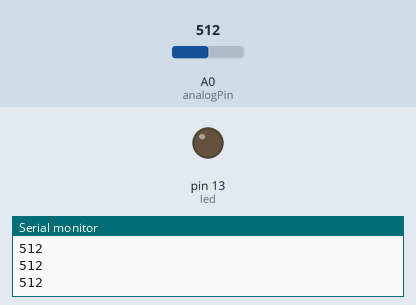
This sketch was run on a simulated Arduino Uno, built with avr-gcc and run on an emulated ATmega328P. On the bench: output pins drawn as LEDs (lit = HIGH), the last lines printed to the serial monitor. The inputs (shaded band) are chosen by the test bench; at power-on: A0 (analogPin) = 512.

Above: at 1.2 s.
1.3 s: A0 (analogPin) set to 481
At 2.3 s:
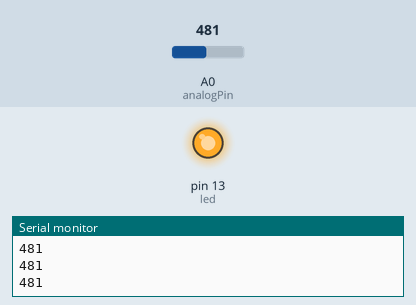
2.8 s: A0 (analogPin) set to 510
At 3.7 s:
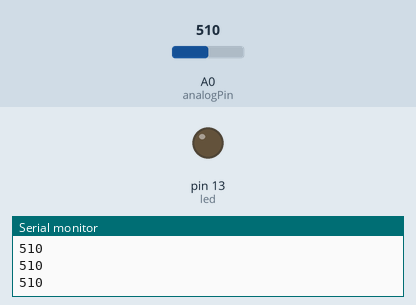
4.3 s: A0 (analogPin) set to 490
At 5.0 s:
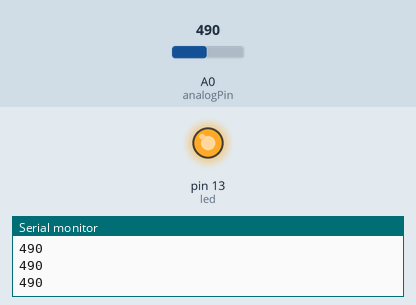
Timing chart, 0 to 7.3 s (numbered marks = the images above; inputs shaded):
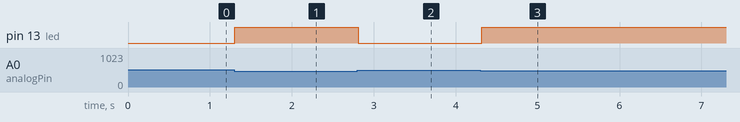

Measured:
- the behaviour switches between 500 and 499 on A0 (analogPin) (found by bisection; images 0 and 1)
- after the input at 1.3 s, pin 13 (led): LOW → HIGH at once
- after the input at 2.8 s, pin 13 (led): HIGH → LOW at once
- after the input at 4.3 s, pin 13 (led): LOW → HIGH at once

The sketch:

hall.ino
```cpp
int led = 13 ; // LED on arduino
int digitalPin = 3; // linear Hall magnetic sensor digital interface
int analogPin = A0; // linear Hall magnetic sensor analog interface
int digitalVal ; // digital readings
int analogVal; // analog readings
void setup ()
{
  pinMode (led, OUTPUT);
  pinMode (digitalPin, INPUT);
  //pinMode(analogPin, INPUT);
  Serial.begin(9600);
}
void loop ()
{
  // Read the digital interface
  analogVal = analogRead(analogPin);

  digitalWrite (led, analogVal < 500 ? HIGH : LOW);

  // Read the analog interface
  analogVal = analogRead(analogPin);
  Serial.println(analogVal); // print analog value
  delay(100);
}
```
